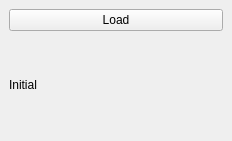
<?xml version="1.0" encoding="UTF-8"?>
<ui version="4.0">
 <class>GisUdCireneDockWidgetBase</class>
 <widget class="QDockWidget" name="GisUdCireneDockWidgetBase">
  <property name="geometry">
   <rect>
    <x>0</x>
    <y>0</y>
    <width>232</width>
    <height>141</height>
   </rect>
  </property>
  <property name="windowTitle">
   <string>GIS UDistrital Cirene</string>
  </property>
  <widget class="QWidget" name="dockWidgetContents">
   <layout class="QGridLayout" name="gridLayout">
    <item row="1" column="0">
     <widget class="QLabel" name="label">
      <property name="text">
       <string>Initial</string>
      </property>
     </widget>
    </item>
    <item row="0" column="0">
     <widget class="QPushButton" name="pushButton">
      <property name="text">
       <string>Load</string>
      </property>
     </widget>
    </item>
   </layout>
  </widget>
 </widget>
 <resources/>
 <connections/>
</ui>
